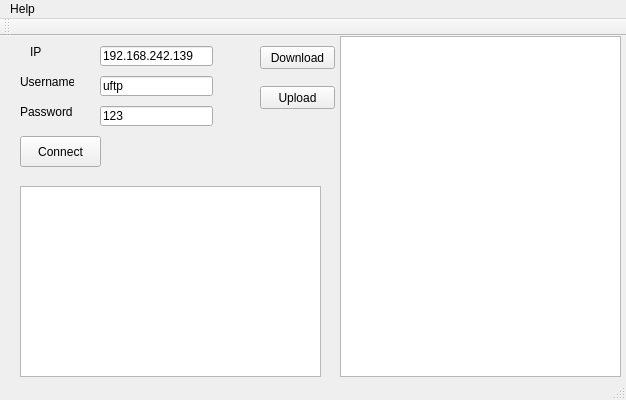
<?xml version="1.0" encoding="UTF-8"?>
<ui version="4.0">
 <class>ftpClient</class>
 <widget class="QMainWindow" name="ftpClient">
  <property name="geometry">
   <rect>
    <x>0</x>
    <y>0</y>
    <width>626</width>
    <height>400</height>
   </rect>
  </property>
  <property name="windowTitle">
   <string>ftpClient</string>
  </property>
  <widget class="QWidget" name="centralWidget">
   <widget class="QListWidget" name="fileList">
    <property name="geometry">
     <rect>
      <x>340</x>
      <y>0</y>
      <width>281</width>
      <height>341</height>
     </rect>
    </property>
   </widget>
   <widget class="QPushButton" name="connectButton">
    <property name="geometry">
     <rect>
      <x>20</x>
      <y>100</y>
      <width>81</width>
      <height>31</height>
     </rect>
    </property>
    <property name="text">
     <string>Connect</string>
    </property>
   </widget>
   <widget class="QLineEdit" name="ipEdit">
    <property name="geometry">
     <rect>
      <x>100</x>
      <y>10</y>
      <width>113</width>
      <height>20</height>
     </rect>
    </property>
    <property name="text">
     <string>192.168.242.139</string>
    </property>
   </widget>
   <widget class="QLineEdit" name="userEdit">
    <property name="geometry">
     <rect>
      <x>100</x>
      <y>40</y>
      <width>113</width>
      <height>20</height>
     </rect>
    </property>
    <property name="text">
     <string>uftp</string>
    </property>
   </widget>
   <widget class="QLabel" name="ipLabel">
    <property name="geometry">
     <rect>
      <x>30</x>
      <y>10</y>
      <width>54</width>
      <height>12</height>
     </rect>
    </property>
    <property name="text">
     <string>IP</string>
    </property>
   </widget>
   <widget class="QLabel" name="userLabel">
    <property name="geometry">
     <rect>
      <x>20</x>
      <y>40</y>
      <width>54</width>
      <height>12</height>
     </rect>
    </property>
    <property name="text">
     <string>Username</string>
    </property>
   </widget>
   <widget class="QLabel" name="passLabel">
    <property name="geometry">
     <rect>
      <x>20</x>
      <y>70</y>
      <width>54</width>
      <height>12</height>
     </rect>
    </property>
    <property name="text">
     <string>Password</string>
    </property>
   </widget>
   <widget class="QLineEdit" name="passEdit">
    <property name="geometry">
     <rect>
      <x>100</x>
      <y>70</y>
      <width>113</width>
      <height>20</height>
     </rect>
    </property>
    <property name="text">
     <string>123</string>
    </property>
   </widget>
   <widget class="QTextEdit" name="infoEdit">
    <property name="geometry">
     <rect>
      <x>20</x>
      <y>150</y>
      <width>301</width>
      <height>191</height>
     </rect>
    </property>
   </widget>
   <widget class="QPushButton" name="downButton">
    <property name="geometry">
     <rect>
      <x>260</x>
      <y>10</y>
      <width>75</width>
      <height>23</height>
     </rect>
    </property>
    <property name="text">
     <string>Download</string>
    </property>
   </widget>
   <widget class="QPushButton" name="upButton">
    <property name="geometry">
     <rect>
      <x>260</x>
      <y>50</y>
      <width>75</width>
      <height>23</height>
     </rect>
    </property>
    <property name="text">
     <string>Upload</string>
    </property>
   </widget>
  </widget>
  <widget class="QMenuBar" name="menuBar">
   <property name="geometry">
    <rect>
     <x>0</x>
     <y>0</y>
     <width>626</width>
     <height>23</height>
    </rect>
   </property>
   <widget class="QMenu" name="menuHelp">
    <property name="title">
     <string>Help</string>
    </property>
   </widget>
   <addaction name="menuHelp"/>
  </widget>
  <widget class="QToolBar" name="mainToolBar">
   <attribute name="toolBarArea">
    <enum>TopToolBarArea</enum>
   </attribute>
   <attribute name="toolBarBreak">
    <bool>false</bool>
   </attribute>
  </widget>
  <widget class="QStatusBar" name="statusBar"/>
 </widget>
 <layoutdefault spacing="6" margin="11"/>
 <resources/>
 <connections/>
</ui>
